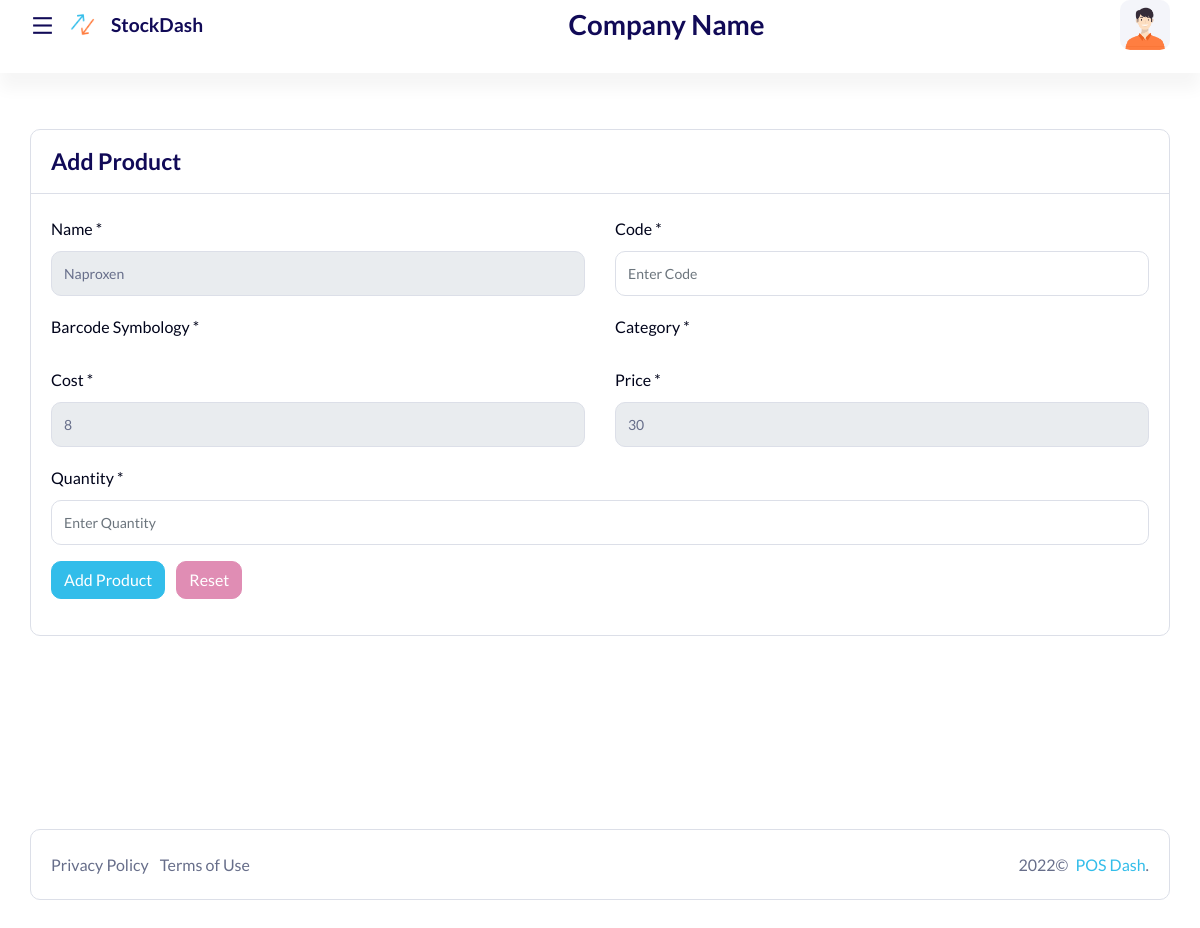
The app's page /add/9 with its own data.
### App1/models.py (models this page shows)
class invent(models.Model):
    id=models.BigAutoField(primary_key=True)
    name=models.CharField(max_length=500)
    buying_price=models.CharField(max_length=1000)
    qutity=models.FloatField(max_length=1000)
    selling_price=models.CharField(max_length=1000)

### App1/views.py (the view)
# urls.py: path('add/<int:id>',views.addqn,name='addq'),
def addqn(request,id):
    if request.method=='POST':
        qn=float(request.POST['addhml'])
        a=invent.objects.get(id=id)
        a.qutity=float(a.qutity)+qn
        a.save()
        return redirect('/')
    else:
        obj = invent.objects.get(id=id)
        return render(request, 'add-quantity.html', {'obj': obj})

### templates/add-quantity.html (shortened to what this page needs)
﻿{%load static%}
<!doctype html>
<html lang="en">
  <head>
      <link rel="stylesheet" href={%static "css/backend-plugin.min.css"%}>
      <link rel="stylesheet" href={%static "css/backend.css"%}>
      <link rel="stylesheet" href="https://cdnjs.cloudflare.com/ajax/libs/font-awesome/6.0.0-beta2/css/all.min.css">
      <link rel="stylesheet" href="https://cdnjs.cloudflare.com/ajax/libs/line-awesome/1.3.0/line-awesome/css/line-awesome.min.css">
      <link rel="stylesheet" href="https://cdn.jsdelivr.net/npm/remixicon@2.5.0/fonts/remixicon.css">  </head>
  <body class="  ">
    <div class="wrapper">
                  <div class="iq-top-navbar">
            <div class="iq-navbar-custom">
                <nav class="navbar navbar-expand-lg navbar-light p-0">
                    <div class="iq-navbar-logo d-flex align-items-center justify-content-between">
                        <i class="ri-menu-line wrapper-menu"></i>
                        <a href="dashboard.html" class="header-logo">
                            <img src="assets/images/logo.png" class="img-fluid rounded-normal" alt="logo">
                            <h5 class="logo-title ml-3">StockDash</h5>
                        </a>
                    </div>
                    <div class="iq-search-bar device-search">
                        <h3>Company Name</h3>
                    </div>
                    <div class="d-flex align-items-center">
                        <div class="collapse navbar-collapse" id="navbarSupportedContent">
                            <ul class="navbar-nav ml-auto navbar-list align-items-center">
                                <li class="nav-item nav-icon dropdown caption-content">
                                    <a href="#" class="search-toggle dropdown-toggle" id="dropdownMenuButton4" data-toggle="dropdown" aria-haspopup="true" aria-expanded="false">
                                        <img src="assets/images/user.png" class="img-fluid rounded" alt="user">
                                    </a>
                                </li>
                            </ul>
                        </div>
                    </div>
                </nav>
            </div>
        </div>
    <div class="content-page">
     <div class="container-fluid add-form-list">
        <div class="row">
            <div class="col-sm-12">
                <div class="card">
                    <div class="card-header d-flex justify-content-between">
                        <div class="header-title">
                            <h4 class="card-title">Add Product</h4>
                        </div>
                    </div>
                    <div class="card-body">
                        <form method="POST" data-toggle="validator">
                            <div class="row">
                                <div class="col-md-6">
                                    <div class="form-group">
                                        <label>Name *</label>
                                        <input type="text" class="form-control" placeholder="Enter Name" data-errors="Please Enter Name." value="{{obj.name}}" readonly>
                                    </div>
                                </div>
                                <div class="col-md-6">
                                    <div class="form-group">
                                        <label>Code *</label>
                                        <input type="text" class="form-control" placeholder="Enter Code" data-errors="Please Enter Code." >
                                    </div>
                                </div>
                                <div class="col-md-6">
                                    <div class="form-group">
                                        <label>Barcode Symbology *</label>
                                    </div>
                                </div>
                                <div class="col-md-6">
                                    <div class="form-group">
                                        <label>Category *</label>
                                    </div>
                                </div>
                                <div class="col-md-6">
                                    <div class="form-group">
                                        <label>Cost *</label>
                                        <input type="text" class="form-control" placeholder="Enter Cost" data-errors="Please Enter Cost." value="{{obj.buying_price}}" readonly>
                                    </div>
                                </div>
                                <div class="col-md-6">
                                    <div class="form-group">
                                        <label>Price *</label>
                                        <input type="text" class="form-control" placeholder="Enter Price" data-errors="Please Enter Price." value="{{obj.selling_price}}" readonly>
                                    </div>
                                </div>
                                <div class="col-md-12">
                                    <div class="form-group">
                                        <label>Quantity *</label>
                                        <input type="number" class="form-control" name="addhml" placeholder="Enter Quantity" required>
                                    </div>
                                </div>
                            </div>
                            <button type="submit" class="btn btn-primary mr-2">Add Product</button>
                            <button type="reset" class="btn btn-danger">Reset</button>
                        </form>
                    </div>
                </div>
            </div>
        </div>
    </div>
      </div>
    </div>
    <footer class="iq-footer">
            <div class="container-fluid">
            <div class="card">
                <div class="card-body">
                    <div class="row">
                        <div class="col-lg-6">
                            <ul class="list-inline mb-0">
                                <li class="list-inline-item"><a href="privacy-policy.html">Privacy Policy</a></li>
                                <li class="list-inline-item"><a href="terms-of-service.html">Terms of Use</a></li>
                            </ul>
                        </div>
                        <div class="col-lg-6 text-right">
                            <span class="mr-1"><script>document.write(new Date().getFullYear())</script>©</span> <a href="#" class="">POS Dash</a>.
                        </div>
                    </div>
                </div>
            </div>
        </div>
    </footer>
  </body>
</html>

### records on screen
invent: name "Naproxen", buying_price "8", selling_price "30"
